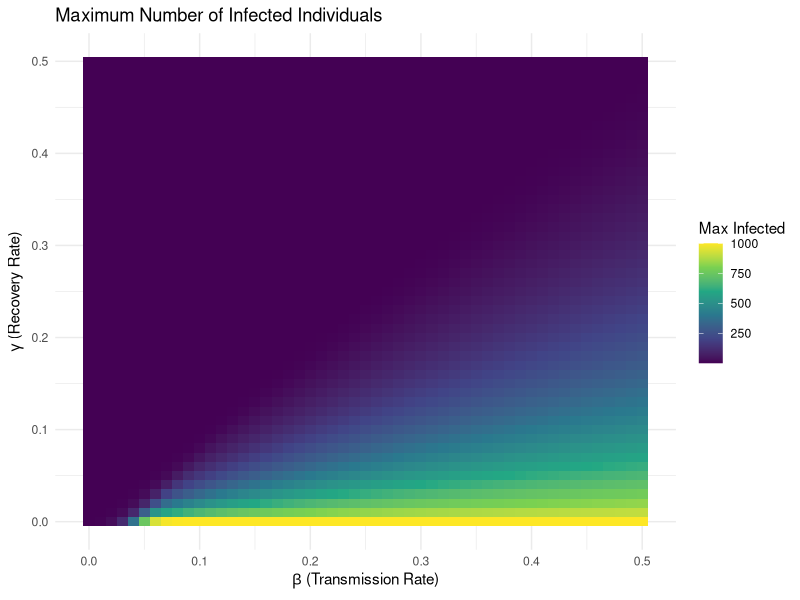

The R script that drew this image:
### Homework 6 ####
## Sofia Puccio ##
## 02/18/2026. Computational Biology ####

# For Loops and SIR Parameter Sweep ###

# Question 1: Create a function that takes as its inputs, vectors for β (the transmission rate), and γ (the recovery rate). This function will output a dataframe that includes the max number of infected individuals for each parameter combination.

# load the required package 
install.packages("deSolve")
library(deSolve)

# Provided SIR function (unchanged)
run_sir_model <- function(
  beta    = 0.1,
  gamma   = 0.1,
  N       = 1000,
  S0      = 999,
  I0      = 1,
  R0      = 0,
  t_start = 0,
  t_end   = 160,
  dt      = 1
) {

  init  <- c(S = S0, I = I0, R = R0)
  times <- seq(t_start, t_end, by = dt)

  sir_equations <- function(time, state, parameters) {
    with(as.list(c(state, parameters)), {
      dS <- -beta * S * I / N
      dI <-  beta * S * I / N - gamma * I
      dR <-  gamma * I
      list(c(dS, dI, dR))
    })
  }

  out <- ode(
    y     = init,
    times = times,
    func  = sir_equations,
    parms = c(beta = beta, gamma = gamma, N = N)
  )

  as.data.frame(out)
}

## Creating a function that takes the vectors of β and γ and runs the SIR model for every combination, stores the maximum number infected, and Returns a data frame

## Define parameter vectors 
beta_vec  <- seq(0, 0.5, by = 0.01)
gamma_vec <- seq(0, 0.5, by = 0.01)
print(beta_vec)
print(gamma_vec)

# Create the SIR model with empty values now that the variables have been defined as was shown above 
sir_parameter_sweep <- function(beta_vec, gamma_vec) {

  # Create an empty container for results
  results <- data.frame(
    beta = numeric(length(beta_vec) * length(gamma_vec)),
    gamma = numeric(length(beta_vec) * length(gamma_vec)),
    max_infected = numeric(length(beta_vec) * length(gamma_vec))
  )

# Next we need to counter for row indexing, which creates a variable that keeps track of which row of the results data frame we are currently filling.
## We need this because each combination of gamma and beta produces one result, Those results need to be stored one per row in the data frame.But nested loops don’t automatically count rows — so we do it manually.
  counter <- 1

  # Nested loops over parameter space
  for (b in beta_vec) {
    for (g in gamma_vec) {

      # Run SIR model
      sir_out <- run_sir_model(beta = b, gamma = g)

      # Extract maximum infected value
      max_I <- max(sir_out$I)

      # Store results
      results[counter, ] <- c(b, g, max_I)

      # Increment counter
      counter <- counter + 1
    }
  }

  return(results)
}

## Define the parameter vectors and run the sweep 
# Transmission rate values
beta_vec <- seq(0, 0.5, by = 0.01)

# Recovery rate values
gamma_vec <- seq(0, 0.5, by = 0.01)

# Run parameter sweep
sir_results <- sir_parameter_sweep(beta_vec, gamma_vec)

# Inspect output
head(sir_results)


## Question 2: Create a second function that takes the above outputted dataframe as its input and creates a heatmap of max(number of infected) with Transmission Rate,β and Recovery Rate,γ as your x and y axises.
## This function takes the output from Part 1 and produces a heatmap of maximum infected individuals across parameter space.

# First we need to load the plotting package 
# install.packages("ggplot2")
library(ggplot2)

## Create the function for the heatmap plot. This is in order to plot the max infected across the beta-gamma space 
plot_sir_heatmap <- function(sir_df) {

  ggplot(sir_df, aes(x = beta, y = gamma, fill = max_infected)) +
    geom_tile() +
    scale_fill_viridis_c() +
    theme_minimal() +
    labs(
      title = "Maximum Number of Infected Individuals",
      x = expression(beta~"(Transmission Rate)"),
      y = expression(gamma~"(Recovery Rate)"),
      fill = "Max Infected"
    )
}
## Create the actual heatmap 
plot_sir_heatmap(sir_results)

## Biological interpretation: The heatmap reveals clear structure in epidemic severity across parameter space. When R0=β/γ<1, infections fail to spread and the maximum number of infected individuals remains near zero. However, when 𝑅0>1 large outbreaks occur. Regions where β or γ equals zero produce biologically meaningful edge cases in which no epidemic develops.
